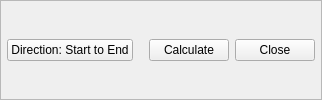
     <widget class="QFrame" name="buttonFrame">
      <property name="frameShape"><enum>QFrame::StyledPanel</enum></property>
      <layout class="QHBoxLayout" name="buttonLayout">
       <property name="spacing"><number>6</number></property>
       <property name="margin"><number>6</number></property>
       <item>
        <widget class="QPushButton" name="directionButton">
         <property name="text"><string>Direction: Start to End</string></property>
         <property name="checkable"><bool>true</bool></property>
         <property name="minimumHeight"><number>30</number></property>
         <property name="maximumHeight"><number>32</number></property>
        </widget>
       </item>
       <item>
        <spacer name="horizontalSpacer">
         <property name="orientation"><enum>Qt::Horizontal</enum></property>
         <property name="sizeHint" stdset="0">
          <size><width>10</width><height>20</height></size>
         </property>
        </spacer>
       </item>
       <item>
        <widget class="QPushButton" name="calculateButton">
         <property name="text"><string>Calculate</string></property>
         <property name="minimumHeight"><number>32</number></property>
         <property name="maximumHeight"><number>34</number></property>
        </widget>
       </item>
       <item>
        <widget class="QPushButton" name="cancelButton">
         <property name="text"><string>Close</string></property>
         <property name="minimumHeight"><number>30</number></property>
         <property name="maximumHeight"><number>32</number></property>
        </widget>
       </item>
      </layout>
     </widget>
